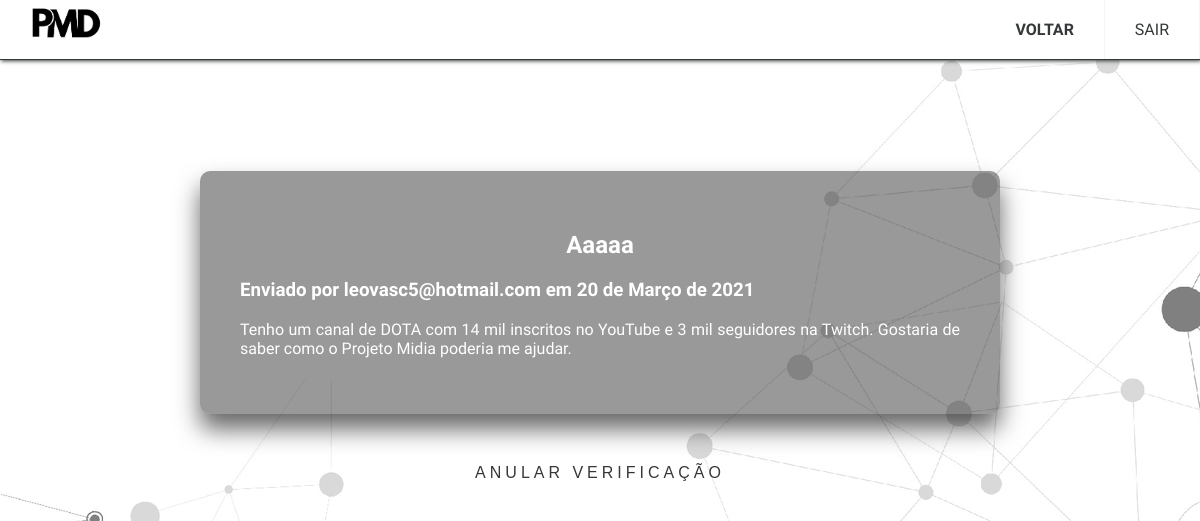
/admin/ec_veri.php?num1=641206&cod=3 (signed in), run on the app's committed database.
### tables this page shows
CREATE TABLE IF NOT EXISTS `insc_ctt` (
  `id` int(11) NOT NULL AUTO_INCREMENT,
  `assunto` varchar(128) NOT NULL,
  `mensagem` varchar(512) NOT NULL,
  `email` varchar(64) NOT NULL,
  `data` varchar(10) NOT NULL,
  `verificado` tinyint(1) NOT NULL,
  PRIMARY KEY (`id`)
);

### admin/ec_veri.php (the view, shortened to what this page needs)
<?php
if(isset($_SESSION["numLogin"])){
    $n1 = $_GET['num1'];
}else{
    exit;
}
?>
<!DOCTYPE html>
<html lang="pt-br">
<head>
    <link href="../index.css" rel="stylesheet" type="text/css">
    <link href="../bar.css" rel="stylesheet" type="text/css">
    <link href="../parceiros.css" rel="stylesheet">
    <link href="button.css" rel="stylesheet">
    <link href="div.css" rel="stylesheet">
</head>
<body>
<header class="header">
  <img src="../img\logo.png" id="logo1" title="Projeto Midia">
  <ul class="menu">
    <li><a href="ec.php?<?php echo 'num1='.$n1; ?>" id='QS' class="neg">VOLTAR</a></li>
    <li><a href="#c2" id='EQ' onmouseover="this.style.backgroundColor='#ff0000'; this.style.color='#ffffff'"
    onmouseout="this.style.backgroundColor='#ffffff';this.style.color='#353839'" onclick="location.href='destroy.php'">SAIR</a></li>
  </ul>
</header>
<br><br><br><br><br><br><br><br><br>
<div class = 'login-box'>
<form name="mensagem" action="<?php echo $_SERVER['PHP_SELF'].'?num1='.$n1.'&cod='.$_GET['cod']?>" method='POST'>
    <?php
    include 'conexao.inc';
    $codigo = $_GET['cod'];
    $sql_ver = "SELECT* FROM insc_ctt WHERE id = $codigo ";
    $res_ver = mysqli_query($conexao, $sql_ver);
  while($elemento_ver = mysqli_fetch_row($res_ver)){
    $id_ver = $elemento_ver[0];
    $assunto_ver = $elemento_ver[1];
    $mensagem_ver = $elemento_ver[2];
    $email_ver = $elemento_ver[3];
    $data_ver = $elemento_ver[5];
    $ctt_ver = "SELECT* FROM insc_ctt WHERE verificado = 1";
    $res_ctt_ver = mysqli_query($conexao, $ctt_ver);
    while($elemento_ctt_ver = mysqli_fetch_row($res_ctt_ver)){
      $id_ver = $elemento_ctt_ver[0];
      $assunto_ver = $elemento_ctt_ver[1];
      $mensagem_ver = $elemento_ctt_ver[2];
      $email_ver = $elemento_ctt_ver[3];
      $data_ver = $elemento_ctt_ver[4];
    }
    $dia_ver = substr($data_ver, 8);
    $mes_ver = substr($data_ver, 5, 2);
    $ano_ver = substr($data_ver, 0, 4);
    if($mes_ver == "01"){
      $mes_ver = "Janeiro";
    }elseif($mes_ver == "02"){
      $mes_ver = "Fevereiro";
    }elseif($mes_ver == "03"){
      $mes_ver = "Março";
    }elseif($mes_ver == "04"){
      $mes_ver = "Abril";
    }elseif($mes_ver == "05"){
      $mes_ver = "Maio";
    }elseif($mes_ver == "06"){
      $mes_ver = "Junho";
    }elseif($mes_ver == "07"){
      $mes_ver = "Julho";
    }elseif($mes_ver == "08"){
      $mes_ver = "Agosto";
    }elseif($mes_ver == "09"){
      $mes_ver = "Setembro";
    }elseif($mes_ver == "10"){
      $mes_ver = "Outubro";
    }elseif($mes_ver == "11"){
      $mes_ver = "Novembro";
    }elseif($mes_ver == "12"){
      $mes_ver = "Dezembro";
    }
    echo "
    <a href='ec_veri.php?num1=".$n1."&cod=".$id_ver."'>
      <div class='box'>
          <h2>$assunto_ver </h2>
          <h3>Enviado por <b>$email_ver</b> em $dia_ver de $mes_ver de $ano_ver</h3>
          <p>$mensagem_ver</p>
      </div>
    </a>
    <br><br>
  ";
}
?>
<center>
<button name='verificar'>
        <span></span>
        <span></span>
        <span></span>
        <span></span>
        ANULAR VERIFICAÇÃO
      </button>
</center>
    </form>
</div>

### index.css (style rules this page uses)
body { margin: 0; font-family: 'Montserrat', sans-serif; font-family: 'Mukta', sans-serif; background-image: url('img/background.jpg'); }
h2 { text-align:center; }
p { text-align: justify; }

### bar.css (style rules this page uses)
body { margin: 0; font-family: 'Nanum Gothic', sans-serif; background-color: #f4f4f4; }
#logo1 { width: 6%; margin-top:0.50%; margin-left: 2.5%; margin-right: 2.5%; cursor: pointer; }
.header { background-color: #fff; box-shadow: 1px 1px 4px 0 #353839; position: fixed; width: 100%; z-index: 3; border-bottom:solid #353839 1px; }
.header ul { margin: 0; padding: 0; list-style: none; overflow: hidden; background-color: #fff; }
.header li a { display: block; padding: 13px 20px; border-right: 1px solid #f4f4f4; text-decoration: none; color:#353839; }
.header .menu { clear: both; max-height: 0; transition: max-height .2s ease-out; }
@media (min-width: 48em) { .header li { float: left; } }
@media (min-width: 48em) { .header li a { padding: 20px 30px; } }
@media (min-width: 48em) { .header .menu { clear: none; float: right; max-height: none; } }

### admin/button.css (style rules this page uses)
html { height: 100%; }
body { margin:0; padding:0; margin: 0; font-family: 'Nanum Gothic', sans-serif; background-image: url('img/background.jpg'); }
#center, button { margin: auto; }
button { background-color: transparent; border-color: transparent; cursor: pointer; }
.login-box form button { position: relative; display: inline-block; padding: 10px 20px; color: #353839; font-size: 16px; text-decoration: none; text-transform: uppercase; overflow: hidden; transition: .5s; letter-spacing: 4px; text-align: center; }
.login-box button span { position: absolute; display: block; }
.login-box button span:nth-child(1) { top: 0; left: -100%; width: 100%; height: 2px; background: linear-gradient(90deg, transparent, #353839); animation: btn-anim1 1s linear infinite; }
.login-box button span:nth-child(2) { top: -100%; right: 0; width: 2px; height: 100%; background: linear-gradient(180deg, transparent, #353839); animation: btn-anim2 1s linear infinite; animation-delay: .25s }
.login-box button span:nth-child(3) { bottom: 0; right: -100%; width: 100%; height: 2px; background: linear-gradient(270deg, transparent, #353839); animation: btn-anim3 1s linear infinite; animation-delay: .5s }
.login-box button span:nth-child(4) { bottom: -100%; left: 0; width: 2px; height: 100%; background: linear-gradient(360deg, transparent, #353839); animation: btn-anim4 1s linear infinite; animation-delay: .75s }

### admin/div.css (style rules this page uses)
body { background-image: url('../img/background.jpg'); }
.box { top: 50%; left: 50%; width: 800px; padding: 40px; background: rgba(0,0,0,.4); box-sizing: border-box; box-shadow: 0 15px 25px rgba(0,0,0,.6); border-radius: 10px; margin: auto; }
a { text-decoration: none; color: #ffffff; }
p { text-decoration: none; color: #ffffff; }
.neg { font-weight: bold; }

### data on the page
insc_ctt: insc_ctt.assunto "Aaaaa", insc_ctt.email "leovasc5@hotmail.com", insc_ctt.data "20", insc_ctt.data "Março", insc_ctt.data "2021", insc_ctt.mensagem "Tenho um canal de DOTA com 14 mil inscritos no YouTube e 3 mil seguidores na Twitch. Gostaria de saber como o Projeto Midia poderia me ajudar."
